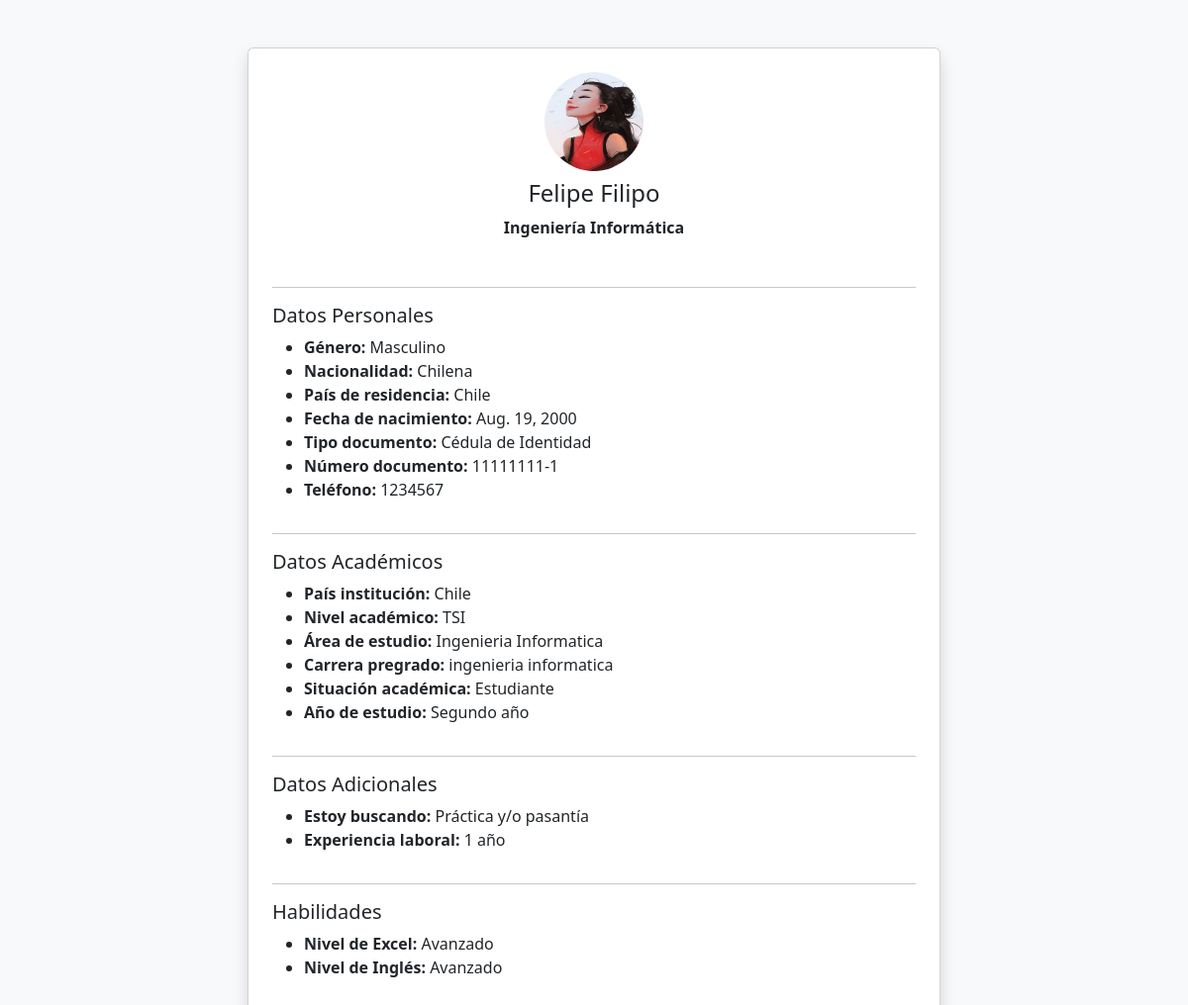
Before: /perfil/resumen/3/ (signed in) with the older database file.
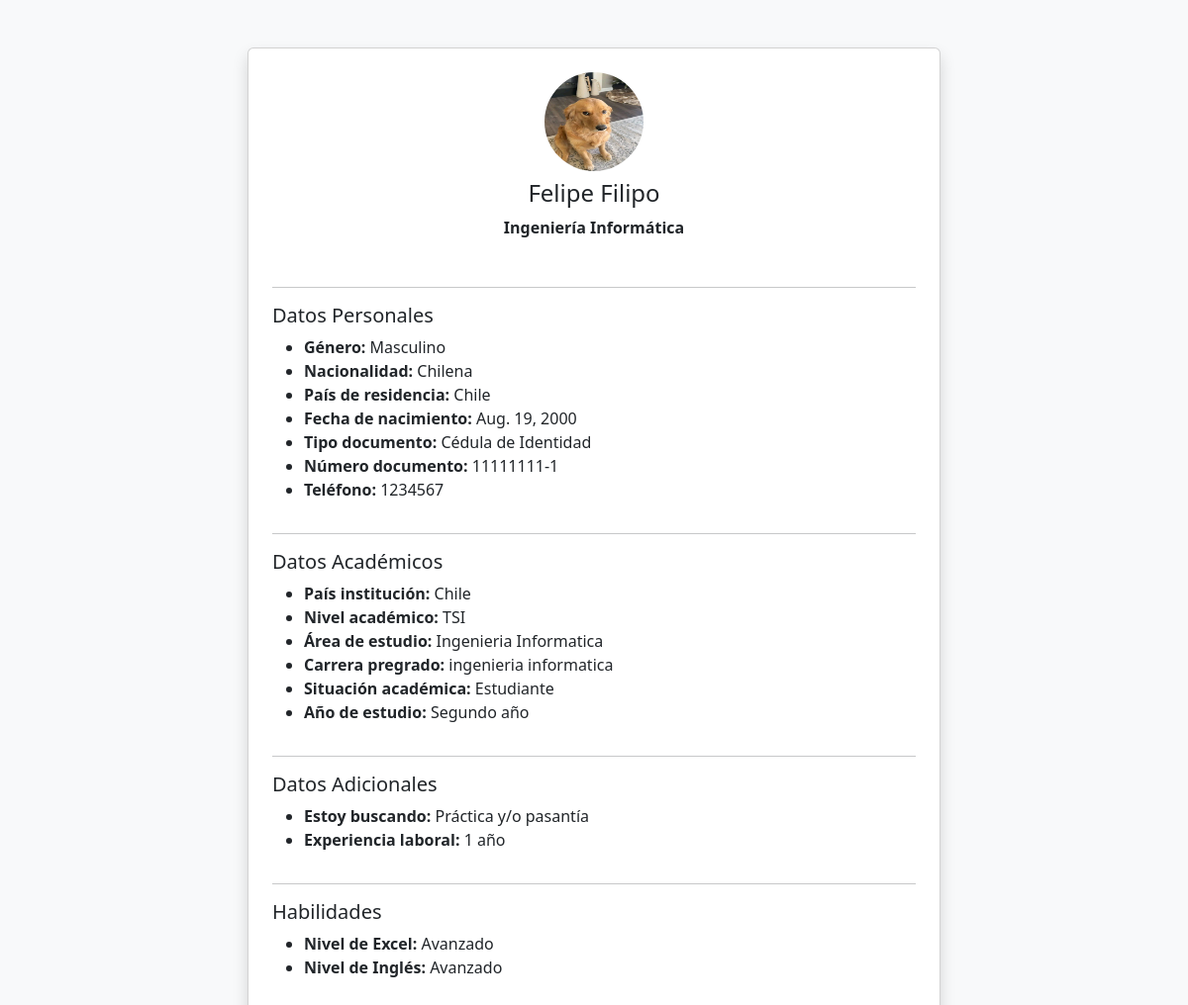
After: the same page with the newer database file.
### core/models.py (models this page shows)
class Perfil(models.Model):
    user = models.OneToOneField(User, on_delete=models.CASCADE)
    foto = models.ImageField(upload_to='fotos_perfil/', null=True, blank=True)
    nombres = models.CharField(max_length=100)
    apellidos = models.CharField(max_length=100)
    nacionalidad = models.CharField(max_length=100, blank=True)
    pais_residencia = models.CharField(max_length=100, blank=True)
    fecha_nacimiento = models.DateField(null=True, blank=True)
    TIPO_DOCUMENTO = [
        ('CI', 'Cédula de Identidad'),
        ('PAS', 'Pasaporte'),
    ]
    tipo_documento = models.CharField(max_length=3, choices=TIPO_DOCUMENTO, blank=True)
    numero_documento = models.CharField(max_length=50, blank=True)
    GENERO_CHOICES = [
        ('M', 'Masculino'),
        ('F', 'Femenino'),
        ('O', 'Otro'),
    ]
    genero = models.CharField(max_length=1, choices=GENERO_CHOICES, blank=True)
    telefono = models.CharField(max_length=20, blank=True)
    carrera = models.CharField(max_length=150, blank=True)
    curriculum_pdf = models.FileField(upload_to='cv/', null=True, blank=True)
    pais_institucion = models.CharField(max_length=100, blank=True)
    nivel_academico = models.CharField(max_length=50, blank=True)
    area_estudio = models.CharField(max_length=100, blank=True)
    carrera_pregrado = models.CharField(max_length=150, blank=True)
    SITUACION_ACADEMICA_CHOICES = [
        ('estudiante', 'Estudiante'),
        ('egresado', 'Egresado'),
        ('titulado', 'Titulado'),
    ]
    situacion_academica = models.CharField(max_length=20, choices=SITUACION_ACADEMICA_CHOICES, blank=True)
    ANIO_ESTUDIO_CHOICES = [
        ('1', 'Primer año'),
        ('2', 'Segundo año'),
        ('3', 'Tercer año'),
        ('4', 'Cuarto año'),
        ('5', 'Quinto año'),
    ]
    anio_estudio = models.CharField(max_length=2, choices=ANIO_ESTUDIO_CHOICES, blank=True)
    ESTOY_BUSCANDO_CHOICES = [
        ('practica', 'Práctica y/o pasantía'),
        ('trabajo', 'Trabajo'),
    ]
    estoy_buscando = models.CharField(max_length=20, choices=ESTOY_BUSCANDO_CHOICES, blank=True)
    EXPERIENCIA_CHOICES = [
        ('sin_exp', 'Sin experiencia'),
        ('1_ano', '1 año'),
        ('2_anos', '2 años'),
    ]
    experiencia_laboral = models.CharField(max_length=20, choices=EXPERIENCIA_CHOICES, blank=True)
    NIVEL_CHOICES = [
        ('basico', 'Básico'),
        ('medio', 'Medio'),
        ('avanzado', 'Avanzado'),
        ('experto', 'Experto'),
    ]
    NIVEL_INGLES_CHOICES = [
        ('basico', 'Básico'),
        ('medio', 'Medio'),
        ('avanzado', 'Avanzado'),
        ('nativo', 'Nativo'),
    ]
    nivel_excel = models.CharField(max_length=10, choices=NIVEL_CHOICES, blank=True)
    nivel_ingles = models.CharField(max_length=10, choices=NIVEL_INGLES_CHOICES, blank=True)
    areas_interes = models.ManyToManyField(AreaInteres, blank=True)

### core/views.py (the view)
# urls.py: path('perfil/resumen/<int:user_id>/', views.resumen_perfil_usuario, name='resumen_perfil_usuario'),
@user_passes_test(es_admin)
def resumen_perfil_usuario(request, user_id):
    user = get_object_or_404(User, id=user_id)
    perfil = get_object_or_404(Perfil, user=user)
    html = render_to_string('partials/resumen_perfil_usuario.html', {
        'usuario': user,
        'perfil': perfil
    }, request=request)
    return HttpResponse(html)

### core/context_processors.py (called while the page is built)
def notificaciones_context(request):
    if request.user.is_authenticated:
        notificaciones = Notificacion.objects.filter(usuario=request.user).order_by('-id')
        notificaciones_sin_leer = notificaciones.filter(leida=False)
    else:
        notificaciones = []
        notificaciones_sin_leer = []
    return {
        'notificaciones': notificaciones,
        'notificaciones_sin_leer': notificaciones_sin_leer
    }

### core/views.py (called while the page is built)
def es_admin(user):
    return user.is_authenticated and user.is_staff

### core/templates/partials/resumen_perfil_usuario.html (shortened to what this page needs)
{% load static %}
<!DOCTYPE html>
<html lang="es">
<head>
    <link href="https://cdn.jsdelivr.net/npm/bootstrap@5.3.3/dist/css/bootstrap.min.css" rel="stylesheet">
</head>
<body style="background-color: #f8f9fa;">
<div class="container d-flex justify-content-center my-5">
  <div class="card shadow p-4 w-100" style="max-width: 700px;">
    <div class="text-center mb-3">
        {% if perfil.foto %}
            <img src="{{ perfil.foto.url }}" class="rounded-circle mb-2" width="100" height="100">
        {% else %}
            <img src="{% static 'img/avatar-default.png' %}" class="rounded-circle mb-2" width="100" height="100">
        {% endif %}
        <h4>{{ perfil.nombres|capfirst }} {{ perfil.apellidos|capfirst }}</h4>
        <p><strong>{{ perfil.carrera|default:"Carrera no definida" }}</strong></p>
    </div>
    <hr>
    <h5>Datos Personales</h5>
    <ul>
        <li><strong>Género:</strong> {{ perfil.get_genero_display }}</li>
        <li><strong>Nacionalidad:</strong> {{ perfil.nacionalidad }}</li>
        <li><strong>País de residencia:</strong> {{ perfil.pais_residencia }}</li>
        <li><strong>Fecha de nacimiento:</strong> {{ perfil.fecha_nacimiento }}</li>
        <li><strong>Tipo documento:</strong> {{ perfil.get_tipo_documento_display }}</li>
        <li><strong>Número documento:</strong> {{ perfil.numero_documento }}</li>
        <li><strong>Teléfono:</strong> {{ perfil.telefono }}</li>
    </ul>
    <hr>
    <h5>Datos Académicos</h5>
    <ul>
        <li><strong>País institución:</strong> {{ perfil.pais_institucion }}</li>
        <li><strong>Nivel académico:</strong> {{ perfil.nivel_academico }}</li>
        <li><strong>Área de estudio:</strong> {{ perfil.area_estudio }}</li>
        <li><strong>Carrera pregrado:</strong> {{ perfil.carrera_pregrado }}</li>
        <li><strong>Situación académica:</strong> {{ perfil.get_situacion_academica_display }}</li>
        <li><strong>Año de estudio:</strong> {{ perfil.get_anio_estudio_display }}</li>
    </ul>
    <hr>
    <h5>Datos Adicionales</h5>
    <ul>
        <li><strong>Estoy buscando:</strong> {{ perfil.get_estoy_buscando_display }}</li>
        <li><strong>Experiencia laboral:</strong> {{ perfil.get_experiencia_laboral_display }}</li>
    </ul>
    <hr>
    <h5>Habilidades</h5>
    <ul>
        <li><strong>Nivel de Excel:</strong> {{ perfil.get_nivel_excel_display }}</li>
        <li><strong>Nivel de Inglés:</strong> {{ perfil.get_nivel_ingles_display }}</li>
    </ul>
  </div>
</div>
</body>
</html>

Changed rows visible on the page:
changed Perfil "Felipe": foto: a different picture
